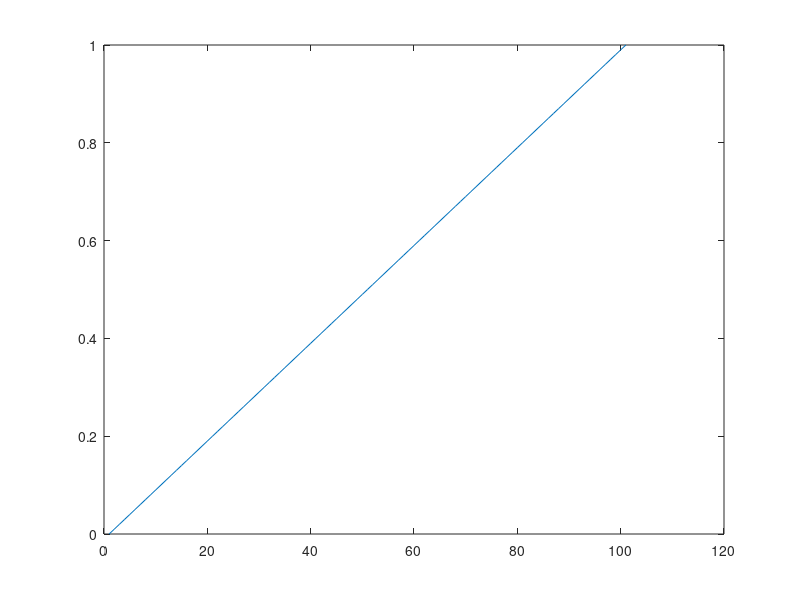
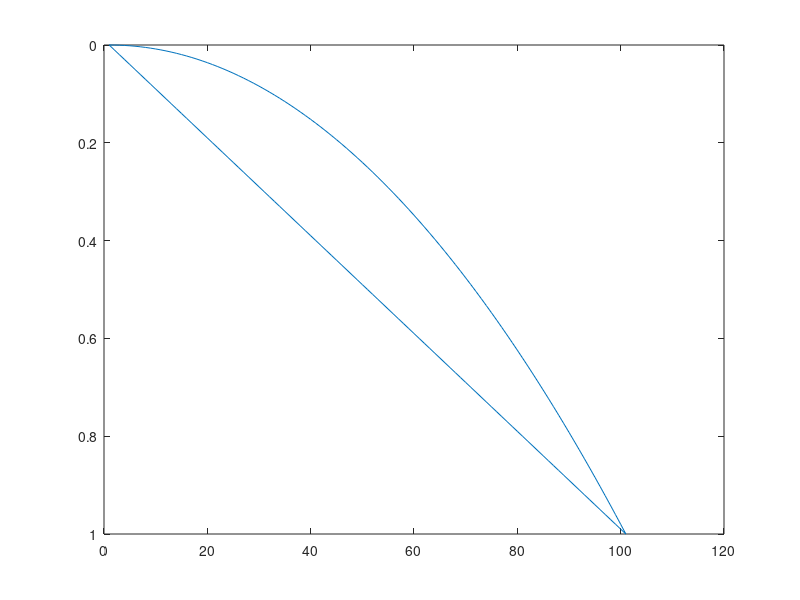

MATLAB code to generate these figures, in order:
%% Combining plots
figure(50)
plot(0:.01:1)
figure(60)
plot((0:.01:1).^2)


set(gca,'YDir','reverse');

L = findobj(50,'type','line');
copyobj(L,findobj(60,'type','axes'));
